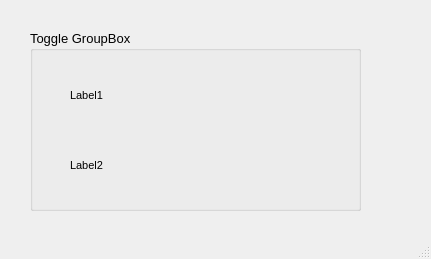
<?xml version="1.0" encoding="UTF-8"?>
<ui version="4.0">
 <class>MainWindow</class>
 <widget class="QMainWindow" name="MainWindow">
  <property name="geometry">
   <rect>
    <x>0</x>
    <y>0</y>
    <width>431</width>
    <height>259</height>
   </rect>
  </property>
  <property name="windowTitle">
   <string>GroupBox example</string>
  </property>
  <widget class="QWidget" name="centralwidget">
   <widget class="QGroupBox" name="groupBox">
    <property name="geometry">
     <rect>
      <x>30</x>
      <y>30</y>
      <width>331</width>
      <height>181</height>
     </rect>
    </property>
    <property name="font">
     <font>
      <pointsize>10</pointsize>
     </font>
    </property>
    <property name="title">
     <string>Toggle GroupBox</string>
    </property>
    <property name="checkable">
     <bool>false</bool>
    </property>
    <widget class="QLabel" name="lbl1">
     <property name="geometry">
      <rect>
       <x>40</x>
       <y>50</y>
       <width>101</width>
       <height>31</height>
      </rect>
     </property>
     <property name="font">
      <font>
       <pointsize>8</pointsize>
       <weight>50</weight>
       <bold>false</bold>
      </font>
     </property>
     <property name="text">
      <string>Label1</string>
     </property>
    </widget>
    <widget class="QLabel" name="lbl2">
     <property name="geometry">
      <rect>
       <x>40</x>
       <y>120</y>
       <width>101</width>
       <height>31</height>
      </rect>
     </property>
     <property name="font">
      <font>
       <pointsize>8</pointsize>
       <weight>50</weight>
       <bold>false</bold>
      </font>
     </property>
     <property name="text">
      <string>Label2</string>
     </property>
    </widget>
   </widget>
  </widget>
  <widget class="QStatusBar" name="statusbar"/>
 </widget>
 <resources/>
 <connections/>
</ui>
